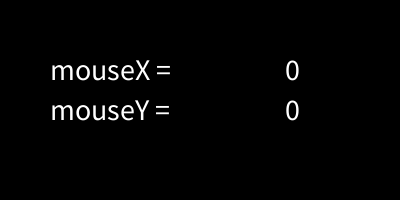
Frame 1 (no input)
Frame 60 (the mouse pressed at the canvas centre just before this capture): identical to frame 1, image omitted
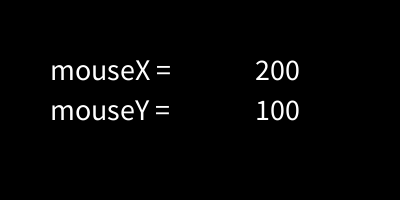
Frame 120 (the mouse held since frame 60 and released just before this capture)

The Processing sketch that drew these frames (run headless with seeded random() and noise(); from frame 60 on, the mouse is pressed at the canvas centre):

// Processing sketch: Exercise2
// ── Exercise2.pde
void setup() {
    size(400, 200);
    textSize(30);
}
void draw() {
    background(0);
    textAlign(LEFT);
    text("mouseX =", 50, 80);
    text("mouseY =", 50, 120);
    textAlign(RIGHT);
    text(mouseX, 300, 80);
    text(mouseY, 300, 120);
}
